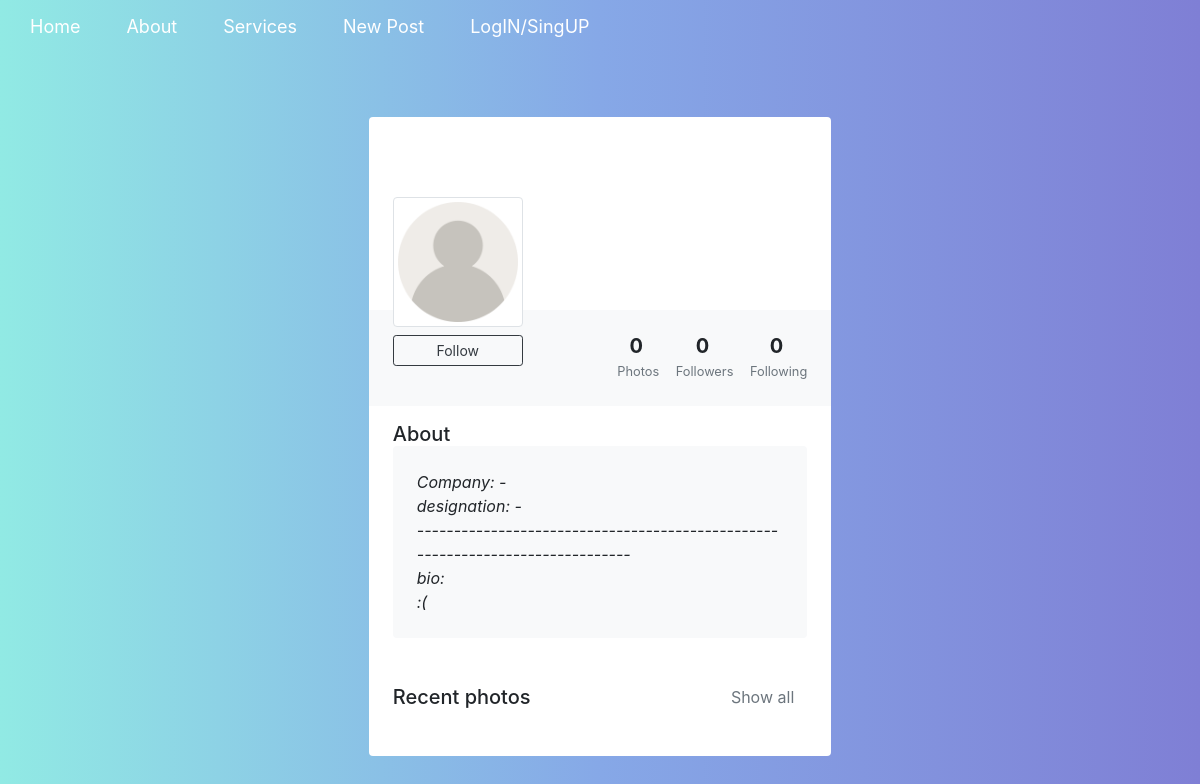
Page /profile/pedramazini on the earlier database version.
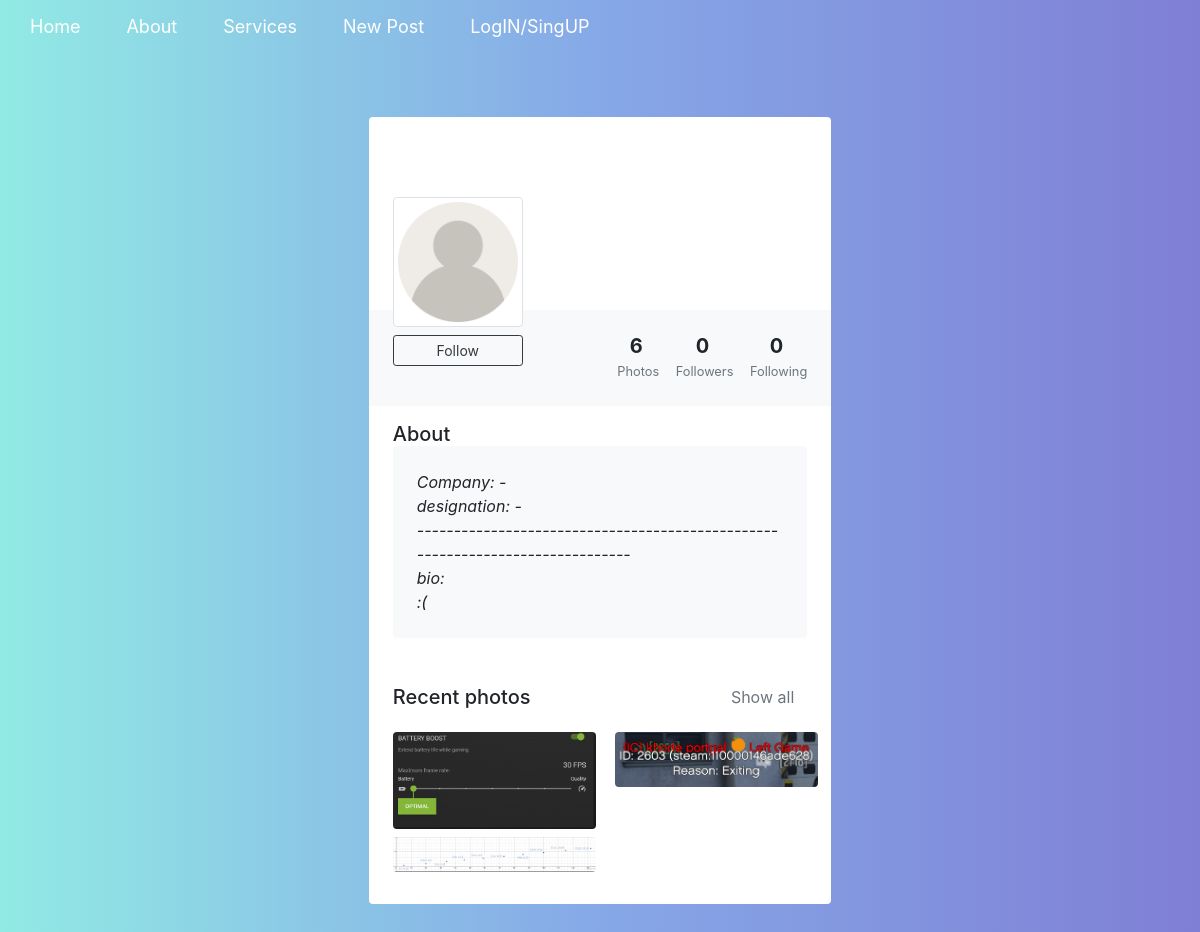
Same page on the later database version.
### accounts/models.py (models this page shows, shortened)
class User_profile(models.Model):
    user = models.OneToOneField(User, on_delete=models.CASCADE)
    user_img = models.ImageField(upload_to='profile_img', blank=True, null=True, default="profile_img/user_default2.png")
    user_phone_num = models.IntegerField(blank=True, null=True)
    user_company = models.CharField(max_length=100, default="", blank=True, null=True)
    user_designation = models.CharField(max_length=100, default="", blank=True, null=True)
    user_location = models.CharField(max_length=100, default="", blank=True, null=True)
    bio = models.CharField(max_length=100, default="", blank=True, null=True)
    born = models.DateField(blank=True, null=True)
    following = models.ManyToManyField("self", blank=True, related_name="followers", symmetrical=False)

### post/models.py (models this page shows, shortened)
class Post(models.Model):
    post_img = models.ImageField(upload_to='post_img', default='post_img/post_default.png')
    tags =  models.TextField(blank=True, null=True)
    title = models.CharField(max_length=255, default='')
    body = models.TextField()
    user = models.ForeignKey(User, on_delete=models.CASCADE)
    date = models.DateTimeField(auto_now_add=True)
    like = models.ManyToManyField(User, blank=True, related_name="likes", symmetrical=False)

### accounts/views.py (the view)
# urls.py: path('profile/<str:username>', views.profile_detail, name='profile_detail'),
def profile_detail(request, username):
    user = get_object_or_404(User_profile, user__username = username)
    post = User.objects.get(username = username).post_set.filter().order_by('-id')[:4][::-1]
    return render(request, 'accounts/profile_far_view.html', {'profile' : user , 'post' : post})

### accounts/templates/accounts/profile_far_view.html (shortened to what this page needs)
{% extends 'base.html' %}
{% load static %}
{% block style %}
{% static 'Profile\css\profile_far_viee.css' %}
{% endblock style %}
{% block head %}
<link href="https://maxcdn.bootstrapcdn.com/bootstrap/4.0.0/css/bootstrap.min.css" rel="stylesheet">
{% endblock head %}
{% block body %}
<body classname="snippet-body">
    <div class="row py-5 px-4">
        <div class="col-md-5 mx-auto">
            <div class="bg-white shadow rounded overflow-hidden">
                <div class="px-4 pt-0 pb-4 cover">
                    <div class="media align-items-end profile-head">
                        <div class="profile mr-3"><img src="{{ profile.user.user_profile.user_img.url }}" alt="..."
                                width="130" class="rounded mb-2 img-thumbnail">
                            {% if request.user.username %}
                            {% if request.user.username == profile.user.username %}
                            <a href="#" class="btn btn-outline-dark btn-sm btn-block">Edit profile</a>
                        </div>
                        {% else %}
                        {% if request.user.user_profile in profile.following.all %}
                        <a href="{% url 'followToggle' author=profile.user.username %}"
                            class="btn btn-outline-dark btn-sm btn-block">Unfollow</a>
                    </div>
                    {% else %}
                    <a href="{% url 'followToggle' author=profile.user.username %}"
                        class="btn btn-outline-dark btn-sm btn-block">Follow</a>
                </div>
                {% endif %}
                {% endif %}
                {% else %}
                <a href="{% url 'enter_acc' %}" class="btn btn-outline-dark btn-sm btn-block">Follow</a>
            </div>
            {% endif %}
            <div class="media-body mb-5 text-white">
                <h4 class="mt-0 mb-0">{{ profile.user.username }}</h4>
                <p class="small mb-4"> {{ profile.user.first_name}} {{profile.user.last_name}}</p>
                <p class="small mb-4"> {{profile.user.user_profile.user_location}}</p>
            </div>
        </div>
    </div>
    <div class="bg-light p-4 d-flex justify-content-end text-center">
        <ul class="list-inline mb-0">
            <li class="list-inline-item">
                <h5 class="font-weight-bold mb-0 d-block">{{ profile.user.post_set.count }}</h5><small
                    class="text-muted"> Photos</small>
            </li>
            <li class="list-inline-item">
                <h5 class="font-weight-bold mb-0 d-block">{{ profile.following.count }}</h5><small class="text-muted">
                    Followers</small>
            </li>
            <li class="list-inline-item">
                <h5 class="font-weight-bold mb-0 d-block">{{ profile.followers.count }}</h5><small class="text-muted">
                    Following</small>
            </li>
        </ul>
    </div>
    <div class="px-4 py-3">
        <h5 class="mb-0">About</h5>
        <div class="p-4 rounded shadow-sm bg-light">
            <p class="font-italic mb-0">Company: {{ profile.user.user_profile.user_company}}</p>
            <p class="font-italic mb-0">designation: {{ profile.user.user_profile.user_designation}}</p>
            <p class="font-italic mb-0">------------------------------------------------------------------------------
            </p>
            <p class="font-italic mb-0">bio:</p>
            <p class="font-italic mb-0">{{ profile.user.user_profile.bio}}</p>
        </div>
    </div>
    <div class="py-4 px-4">
        <div class="d-flex align-items-center justify-content-between mb-3">
            <h5 class="mb-0">Recent photos</h5><a href="{% url 'profile_posts' username=profile.user.username %}" class="btn btn-link text-muted">Show all</a>
        </div>
        <div class="row">
            {% for p in post %}
            <div class="col-lg-6 mb-2 pr-lg-1"><a href="{% url 'post' pk=p.id %}"><img
                        src="{{ p.post_img.url }}"
                        alt="#" class="img-fluid rounded shadow-sm"></a></div>
            {% endfor %}
        </div>
    </div>
    </div>
    </div>
    </div>
</body>
{% endblock body %}

### templates/base.html (shortened to what this page needs)
{% load static %}
<!DOCTYPE html>
<html lang="en">
    <head>
        <link rel="stylesheet" href="{% static 'nav/nav_bar.css' %}">
        {% block head %}
        {% endblock head %}
        <link rel="stylesheet" href="{% block style %} {%endblock style %}">
    </head>
    <body>
        <nav class="navbar">
            <ul class="nav-links">
                <div class="menu">
                    <li>
                        <a href="/">Home</a>
                    </li>
                    <li>
                        <a href="/">About</a>
                    </li>
                    <li class="services">
                        <a href="/">Services</a>
                    </li>
                        {% if request.user.username %}
                        <li>
                            <a href="{% url 'add_post' %}">New Post</a>
                        </li>
                        <li class="services">
                            <a href="/">{{request.user.username}}</a>
                            <ul class="dropdown">
                                <li>
                                    <a href="{% url 'profile_detail' username=request.user.username %}">Profile</a>
                                </li>
                                <li>
                                    <a href="/">Security</a>
                                </li>
                                <li>
                                    <a href="{% url 'successful_logout' %}">LogOUT</a>
                                </li>
                            </ul>
                        </li>
                        {% else %}
                        <li>
                            <a href="{% url 'enter_acc' %}">New Post</a>
                        </li>
                        <li>
                            <a href="{% url 'enter_acc' %}">LogIN/SingUP</a>
                        </li>
                        {% endif %}
                </div>
            </ul>
        </nav>
        {% block body %}
        {% endblock body %}
    </body>
</html>

### static/nav/nav_bar.css (style rules this page uses)
* { margin: 0; padding: 0; box-sizing: content-box; }
body { font-family: cursive; }
a { text-decoration: none; }
li { list-style: none; }
.navbar { display: flex; align-items: center; justify-content: space-between; padding: 20px; color: #fff; position: relative; }
.nav-links a { color: #fff; }
.menu { display: flex; gap: 1em; font-size: 18px; }
.menu li { padding: 5px 14px; }
.services { position: relative; }

### static/Profile/css/profile_far_viee.css (style rules this page uses)
.profile-head { transform: translateY(5rem) }
.cover { background-image: url(https://img.freepik.com/free-photo/starry-night-sky_1048-11828.jpg?w=2000&t=st=1683904395~exp=1683904995~hmac=9b1274e2b36afcb3ffb19e4e4c1d7a9ceb53dd4b117a5e848140e6cfcfb9c50e); background-size: cover; background-repeat: no-repeat }
body { background: #7f7fd5; background: linear-gradient(to right, #91eae4, #86a8e7, #7f7fd5); min-height: 100vh; overflow-x: hidden; }

Differences in the rows shown:
computed for User_profile: user.post_set.count "0" → "6"
added Post: post_img (picture)
added Post: post_img (picture)
added Post: post_img (picture)
added Post: post_img (placeholder picture)
